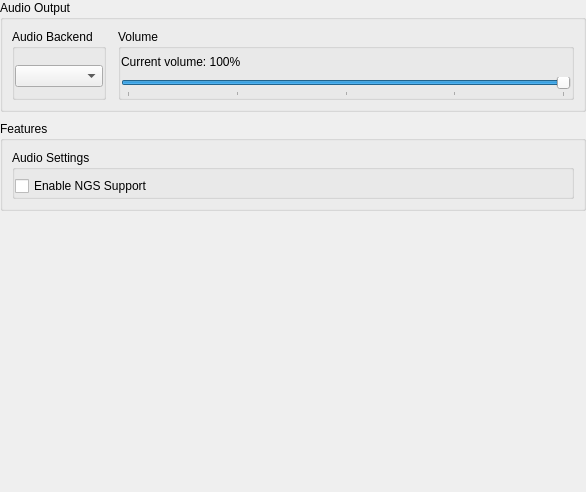
           <widget class="QWidget" name="audio_scroll_contents">
            <property name="geometry">
             <rect>
              <x>0</x>
              <y>0</y>
              <width>586</width>
              <height>492</height>
             </rect>
            </property>
            <layout class="QVBoxLayout" name="audio_tab_content_layout">
             <property name="spacing">
              <number>9</number>
             </property>
             <property name="leftMargin">
              <number>0</number>
             </property>
             <property name="topMargin">
              <number>0</number>
             </property>
             <property name="rightMargin">
              <number>0</number>
             </property>
             <property name="bottomMargin">
              <number>0</number>
             </property>
             <item>
              <widget class="QGroupBox" name="gb_audio_output_section">
               <property name="title">
                <string>Audio Output</string>
               </property>
               <layout class="QGridLayout" name="gb_audio_output_section_layout">
                <property name="horizontalSpacing">
                 <number>12</number>
                </property>
                <property name="verticalSpacing">
                 <number>6</number>
                </property>
                <item row="0" column="0">
                 <widget class="QGroupBox" name="gb_audio_backend">
                  <property name="title">
                   <string>Audio Backend</string>
                  </property>
                  <property name="flat">
                   <bool>true</bool>
                  </property>
                  <layout class="QVBoxLayout" name="gb_audio_backend_layout">
                   <property name="leftMargin">
                    <number>0</number>
                   </property>
                   <property name="topMargin">
                    <number>6</number>
                   </property>
                   <property name="rightMargin">
                    <number>0</number>
                   </property>
                   <property name="bottomMargin">
                    <number>0</number>
                   </property>
                   <item>
                    <widget class="QComboBox" name="audio_backend_box"/>
                   </item>
                  </layout>
                 </widget>
                </item>
                <item row="0" column="1">
                 <widget class="QGroupBox" name="gb_audio_volume">
                  <property name="title">
                   <string>Volume</string>
                  </property>
                  <property name="flat">
                   <bool>true</bool>
                  </property>
                  <layout class="QVBoxLayout" name="gb_audio_volume_layout">
                   <property name="spacing">
                    <number>8</number>
                   </property>
                   <property name="leftMargin">
                    <number>0</number>
                   </property>
                   <property name="topMargin">
                    <number>6</number>
                   </property>
                   <property name="rightMargin">
                    <number>0</number>
                   </property>
                   <property name="bottomMargin">
                    <number>0</number>
                   </property>
                   <item>
                    <widget class="QLabel" name="audio_volume_label">
                     <property name="text">
                      <string>Current volume: 100%</string>
                     </property>
                    </widget>
                   </item>
                   <item>
                    <widget class="QSlider" name="audio_volume">
                     <property name="minimum">
                      <number>0</number>
                     </property>
                     <property name="maximum">
                      <number>100</number>
                     </property>
                     <property name="value">
                      <number>100</number>
                     </property>
                     <property name="orientation">
                      <enum>Qt::Orientation::Horizontal</enum>
                     </property>
                     <property name="tickPosition">
                      <enum>QSlider::TickPosition::TicksBelow</enum>
                     </property>
                     <property name="tickInterval">
                      <number>25</number>
                     </property>
                    </widget>
                   </item>
                  </layout>
                 </widget>
                </item>
               </layout>
              </widget>
             </item>
             <item>
              <widget class="QGroupBox" name="gb_audio_features_section">
               <property name="title">
                <string>Features</string>
               </property>
               <layout class="QVBoxLayout" name="gb_audio_features_section_layout">
                <item>
                 <widget class="QGroupBox" name="gb_audio_settings">
                  <property name="title">
                   <string>Audio Settings</string>
                  </property>
                  <property name="flat">
                   <bool>true</bool>
                  </property>
                  <layout class="QVBoxLayout" name="gb_audio_settings_layout">
                   <property name="leftMargin">
                    <number>0</number>
                   </property>
                   <property name="topMargin">
                    <number>6</number>
                   </property>
                   <property name="rightMargin">
                    <number>0</number>
                   </property>
                   <property name="bottomMargin">
                    <number>0</number>
                   </property>
                   <item>
                    <widget class="QCheckBox" name="ngs_enable">
                     <property name="text">
                      <string>Enable NGS Support</string>
                     </property>
                    </widget>
                   </item>
                  </layout>
                 </widget>
                </item>
               </layout>
              </widget>
             </item>
             <item>
              <spacer name="audio_tab_content_spacer">
               <property name="orientation">
                <enum>Qt::Orientation::Vertical</enum>
               </property>
               <property name="sizeHint" stdset="0">
                <size>
                 <width>20</width>
                 <height>40</height>
                </size>
               </property>
              </spacer>
             </item>
            </layout>
           </widget>
